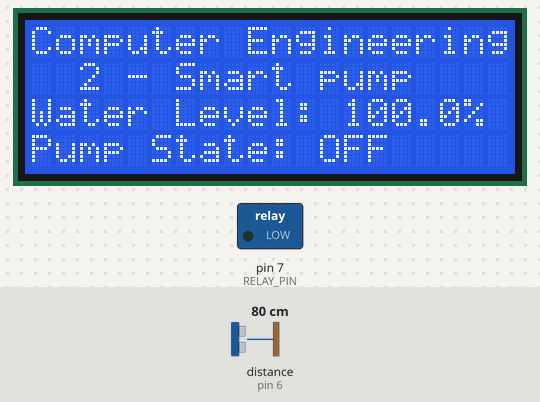
The sketch below on a simulated Arduino Uno, built with avr-gcc and run on an emulated ATmega328P. Shown: 20×4 character LCD, switched loads named in the sketch (green lamp = pin HIGH). The inputs (shaded band) are chosen by the test bench; at power-on: distance to the obstacle (sensor on pin 6) 80 cm. The echo pulse lasts 58.3 µs per cm; what the sketch prints to the serial monitor is not drawn.

Above: at 5.4 s.
5.5 s: distance to the obstacle (sensor on pin 6) set to 25 cm
7.6 s: distance to the obstacle (sensor on pin 6) set to 19 cm
At 9.7 s:
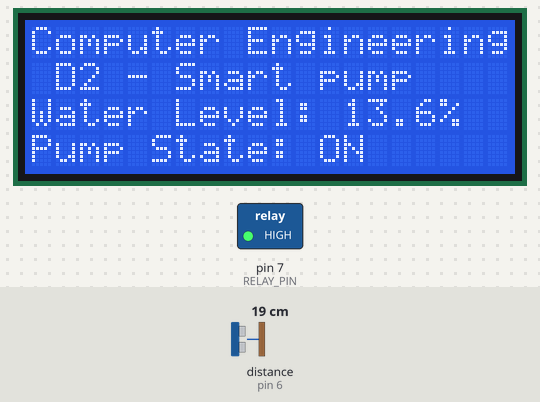
10.0 s: distance to the obstacle (sensor on pin 6) set to 14 cm
At 11.9 s:
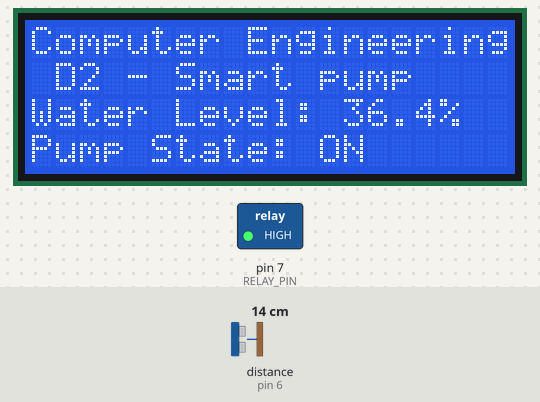
12.2 s: distance to the obstacle (sensor on pin 6) set to 10 cm
At 13.9 s:
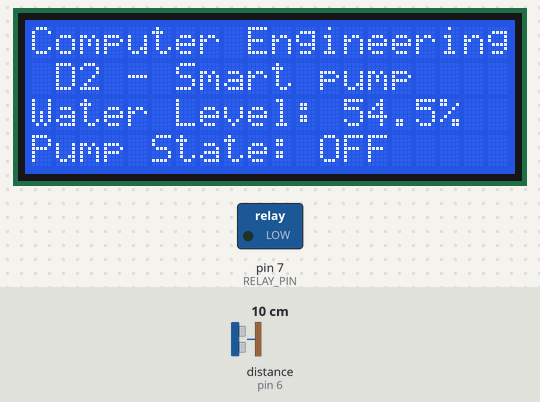
14.3 s: distance to the obstacle (sensor on pin 6) set to 35 cm
At 15.9 s:
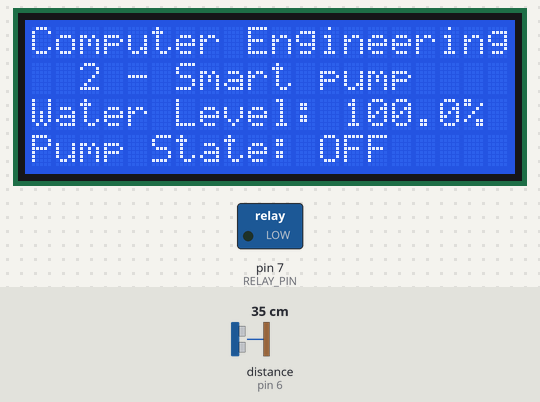
Timing chart, 0 to 17.4 s (numbered marks = the images above; inputs shaded):
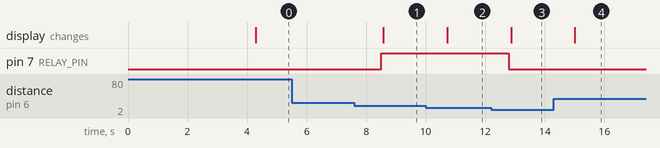

The sketch:

SmartPump.ino
```cpp
#include <Wire.h>
#include <LiquidCrystal_I2C.h>
#include <NewPing.h>

// Define Ultrasonic Sensor Pins and Constants
#define TRIG_PIN 5      // Trigger pin for ultrasonic sensor
#define ECHO_PIN 6      // Echo pin for ultrasonic sensor
#define MAX_DISTANCE 22 // Maximum distance to measure (in cm)

// Define Relay Pin
#define RELAY_PIN 7     // Relay control pin

// Initialize LCD with I2C address 0x27 and dimensions 20x4
LiquidCrystal_I2C lcd(0x27, 20, 4);

// Initialize Ultrasonic Sensor
NewPing sonar(TRIG_PIN, ECHO_PIN, MAX_DISTANCE);

// Define Container Dimensions
#define CONTAINER_HEIGHT 22 // Height of the container in cm

void setup() {
  // Initialize Serial Monitor
  Serial.begin(9600);

  // Initialize LCD
  lcd.init();
  lcd.backlight();

  // Display "Computer Engineering ND 2 - Automatic pump with Water Container monitoring and Display" for 2 seconds
  lcd.setCursor(0, 0);
  lcd.print("Computer Engineering");
  lcd.setCursor(0, 1);
  lcd.print("ND2 - Smart pump");
  lcd.setCursor(0, 2);
  lcd.print("with Water Container");
  lcd.setCursor(0, 3);
  lcd.print("monitoring & Display");
  delay(2000);

  // Clear the LCD after 2 seconds
  lcd.clear();

  // Initialize Relay Pin
  pinMode(RELAY_PIN, OUTPUT);
  digitalWrite(RELAY_PIN, LOW); // Ensure pump is initially off

  // Display Initial Message
  lcd.setCursor(0, 0);
  lcd.print("Computer Engineering");
  lcd.setCursor(0, 1);
  lcd.print("ND2 - Smart pump");
  lcd.setCursor(0, 2);
  lcd.print("with Water Container");
  lcd.setCursor(0, 3);
  lcd.print("monitoring & Display");
  delay(2000);
  lcd.clear();
}

void loop() {
  // Measure Distance
  float distance = sonar.ping_cm();

  // Calculate Water Level as Percentage
  float waterLevel = CONTAINER_HEIGHT - distance;
  if (waterLevel < 0) waterLevel = 0;
  float waterLevelPercentage = (waterLevel / CONTAINER_HEIGHT) * 100;

  // Determine Pump State
  bool pumpOn = waterLevel < 10.0; // Example threshold of 2cm

  // Control Pump
  digitalWrite(RELAY_PIN, pumpOn ? HIGH : LOW);

  // Display Water Level and Pump State on LCD
  lcd.setCursor(0, 0);
  lcd.print("Computer Engineering");
  lcd.setCursor(0, 1);
  lcd.print("ND2 - Smart pump");
  lcd.setCursor(0, 2);
  lcd.print("Water Level: ");
  lcd.print(waterLevelPercentage, 1); // Display percentage with one decimal place
  lcd.print("%   ");

  lcd.setCursor(0, 3);
  lcd.print("Pump State: ");
  lcd.print(pumpOn ? "ON " : "OFF");

  // Debugging Output to Serial Monitor
  Serial.print("Water Level: ");
  Serial.print(waterLevelPercentage, 1);
  Serial.print("%, Pump State: ");
  Serial.println(pumpOn ? "ON" : "OFF");

  // Small delay to avoid flooding the serial monitor
  delay(1000);
}
```

Measured:
- the behaviour switches between 23 and 22 cm on distance to the obstacle (sensor on pin 6) (found by bisection; images 0 and 1)
- the behaviour switches between 13 and 12 cm on distance to the obstacle (sensor on pin 6) (found by bisection; images 2 and 3)
- after the input at 5.5 s, every drawn part: stays the same
- after the input at 7.6 s, pin 7 (RELAY_PIN): LOW → HIGH after 0.91 s; the display: changes after 0.98 s (image 1)
- after the input at 10.0 s, the display: changes after 0.72 s (image 2)
- after the input at 12.2 s, pin 7 (RELAY_PIN): HIGH → LOW after 0.60 s; the display: changes after 0.67 s (image 3)
- after the input at 14.3 s, the display: changes after 0.71 s (image 4)
